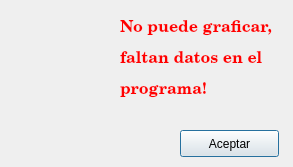
<?xml version="1.0" encoding="UTF-8"?>
<ui version="4.0">
 <class>Dialog</class>
 <widget class="QDialog" name="Dialog">
  <property name="geometry">
   <rect>
    <x>0</x>
    <y>0</y>
    <width>293</width>
    <height>167</height>
   </rect>
  </property>
  <property name="windowTitle">
   <string>Dialog</string>
  </property>
  <widget class="QLabel" name="label">
   <property name="geometry">
    <rect>
     <x>10</x>
     <y>20</y>
     <width>81</width>
     <height>101</height>
    </rect>
   </property>
   <property name="styleSheet">
    <string notr="true">border-image: url(:/advertencia/220px-Achtung.svg.png);</string>
   </property>
   <property name="text">
    <string/>
   </property>
  </widget>
  <widget class="QLabel" name="label_2">
   <property name="geometry">
    <rect>
     <x>120</x>
     <y>0</y>
     <width>161</width>
     <height>121</height>
    </rect>
   </property>
   <property name="font">
    <font>
     <family>Century Schoolbook L</family>
     <pointsize>12</pointsize>
     <weight>75</weight>
     <bold>true</bold>
    </font>
   </property>
   <property name="text">
    <string>&lt;html&gt;&lt;head/&gt;&lt;body&gt;&lt;p align=&quot;justify&quot;&gt;&lt;span style=&quot; color:#ff0000;&quot;&gt;No puede graficar, &lt;/span&gt;&lt;/p&gt;&lt;p align=&quot;justify&quot;&gt;&lt;span style=&quot; color:#ff0000;&quot;&gt;faltan datos en el  &lt;/span&gt;&lt;/p&gt;&lt;p align=&quot;justify&quot;&gt;&lt;span style=&quot; color:#ff0000;&quot;&gt;programa!&lt;/span&gt;&lt;/p&gt;&lt;/body&gt;&lt;/html&gt;</string>
   </property>
  </widget>
  <widget class="QPushButton" name="boton_cerrar">
   <property name="geometry">
    <rect>
     <x>180</x>
     <y>130</y>
     <width>99</width>
     <height>27</height>
    </rect>
   </property>
   <property name="text">
    <string>Aceptar</string>
   </property>
  </widget>
 </widget>
 <resources>
  <include location="advertencia.qrc"/>
 </resources>
 <connections>
  <connection>
   <sender>boton_cerrar</sender>
   <signal>clicked()</signal>
   <receiver>Dialog</receiver>
   <slot>close()</slot>
   <hints>
    <hint type="sourcelabel">
     <x>229</x>
     <y>183</y>
    </hint>
    <hint type="destinationlabel">
     <x>146</x>
     <y>102</y>
    </hint>
   </hints>
  </connection>
 </connections>
</ui>
